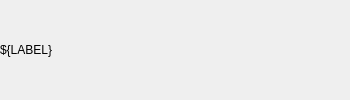
<?xml version="1.0" encoding="UTF-8"?>
<ui version="4.0">
 <class>Form</class>
 <widget class="QWidget" name="Form">
  <property name="geometry">
   <rect>
    <x>0</x>
    <y>0</y>
    <width>350</width>
    <height>100</height>
   </rect>
  </property>
  <property name="windowTitle">
   <string>Form</string>
  </property>
  <layout class="QHBoxLayout" name="horizontalLayout_2">
   <property name="spacing">
    <number>0</number>
   </property>
   <property name="leftMargin">
    <number>0</number>
   </property>
   <property name="topMargin">
    <number>0</number>
   </property>
   <property name="rightMargin">
    <number>0</number>
   </property>
   <property name="bottomMargin">
    <number>0</number>
   </property>
   <item>
    <widget class="QLabel" name="label">
     <property name="sizePolicy">
      <sizepolicy hsizetype="Minimum" vsizetype="Minimum">
       <horstretch>0</horstretch>
       <verstretch>0</verstretch>
      </sizepolicy>
     </property>
     <property name="minimumSize">
      <size>
       <width>100</width>
       <height>0</height>
      </size>
     </property>
     <property name="text">
      <string>${LABEL}</string>
     </property>
    </widget>
   </item>
   <item>
    <widget class="RoughGauge" name="RoughGauge">
     <property name="sizePolicy">
      <sizepolicy hsizetype="Minimum" vsizetype="Minimum">
       <horstretch>0</horstretch>
       <verstretch>0</verstretch>
      </sizepolicy>
     </property>
     <property name="maximumSize">
      <size>
       <width>200</width>
       <height>100</height>
      </size>
     </property>
     <property name="toolTip">
      <string/>
     </property>
     <property name="channelsPrefix" stdset="0">
      <string>ca://${P}</string>
     </property>
    </widget>
   </item>
  </layout>
 </widget>
 <customwidgets>
  <customwidget>
   <class>PCDSSymbolBase</class>
   <extends>QWidget</extends>
   <header>pcdswidgets.vacuum.base</header>
  </customwidget>
  <customwidget>
   <class>RoughGauge</class>
   <extends>PCDSSymbolBase</extends>
   <header>pcdswidgets.vacuum.gauges</header>
  </customwidget>
 </customwidgets>
 <resources/>
 <connections/>
</ui>
